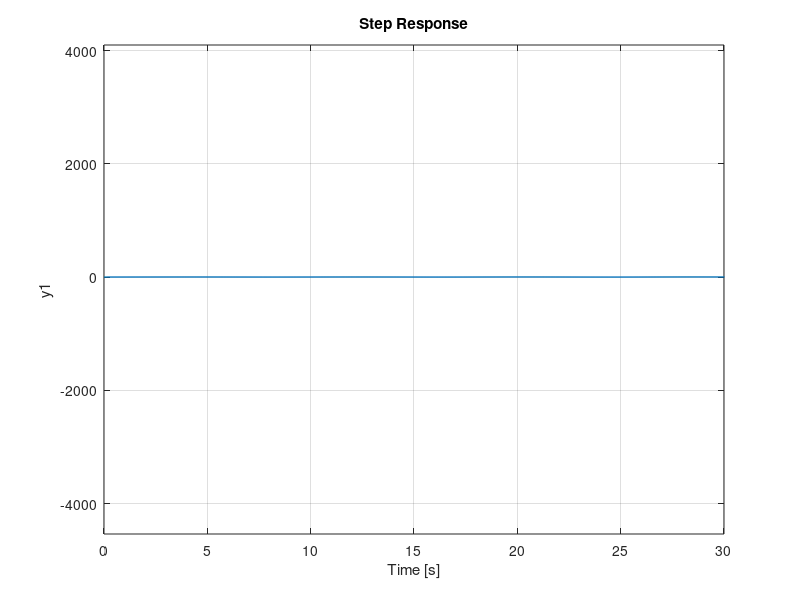

Here is the MATLAB script that generated this plot:
% asservissement sans correcteur
sys = tf(6.5359,[1 10.784 0 0]);
H = [1];
M  = feedback(sys , H);
step(M);
hold on ;
 %%-----------------------------------------------%% 
% asservissement avec correcteur
num = [6.5359]
denom = [1 10.784 0 0]
Gp = tf(num, denom)
H= [1]
numcor = [9.081 1.938]
denomcor = [ 0.0085 1]
Gpcor = tf(numcor , denomcor )
M = feedback(Gp*Gpcor , H )
step(M)
grid on
hold on
%--------------------------------------------------%
% Retour d'état
C = [6.563 0 0 ]
B = [0;0;1]
A=[0 1 0;
    0 0 1;
    0 0 -10.78]

ob = obsv(A,C)
Ct = ctrb(A,B)
a=rank(ob)
b = rank(Ct);
p=[-3.5+3.57j -3.5-3.57j -0.27 ];

k=place(A,B,p)

%-------------------------------------------------------%
% Commande RST
num = [6.5359];
denom = [1 10.784 0 0];
Gp = tf(num, denom);
Ts = 0.2;
H = c2d(Gp,Ts);

AA=[ 1 0 0 0 0 0;
    -2.116 1 0 0.00549 0 0;
    1.231 -2.116 1 0.01404 0.00549 0;
    0.01157 1.231 -2.116 0.01906 0.01404 0.00549;
    0 0.01157 1.231 0 0.001906 0.01404;
    0 0 0.01157 0 0 0.001906];
pp=[0.986;
    0.160;
    0.0576;
    0.932;
    0.90006];
O=poly(pp)
X=inv(AA)*transpose(O)
R=[ X(4) X(5) X(6)] 
S=[ 1 X(2) X(3)] 
T=46.65*O
